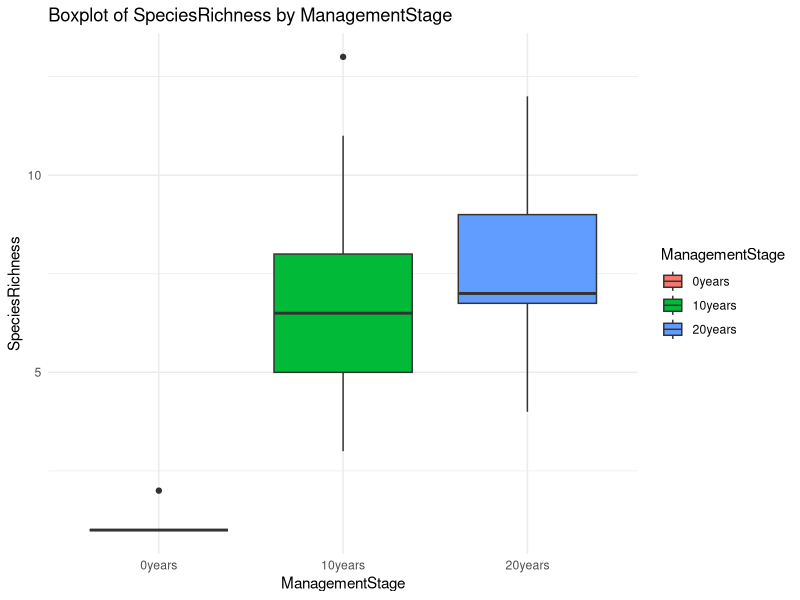
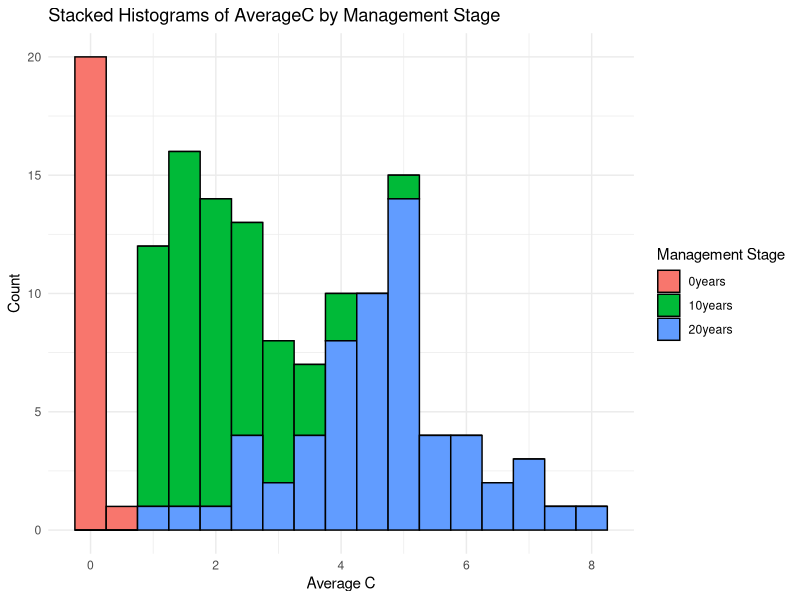
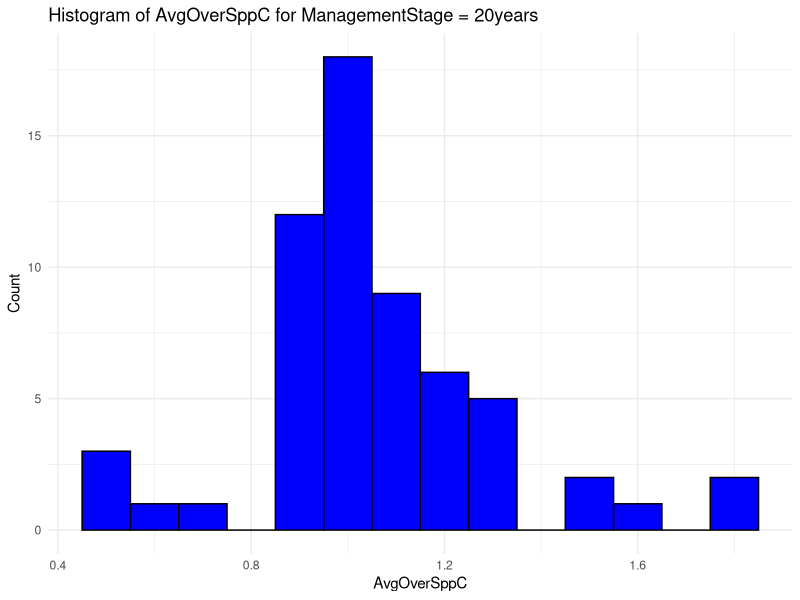
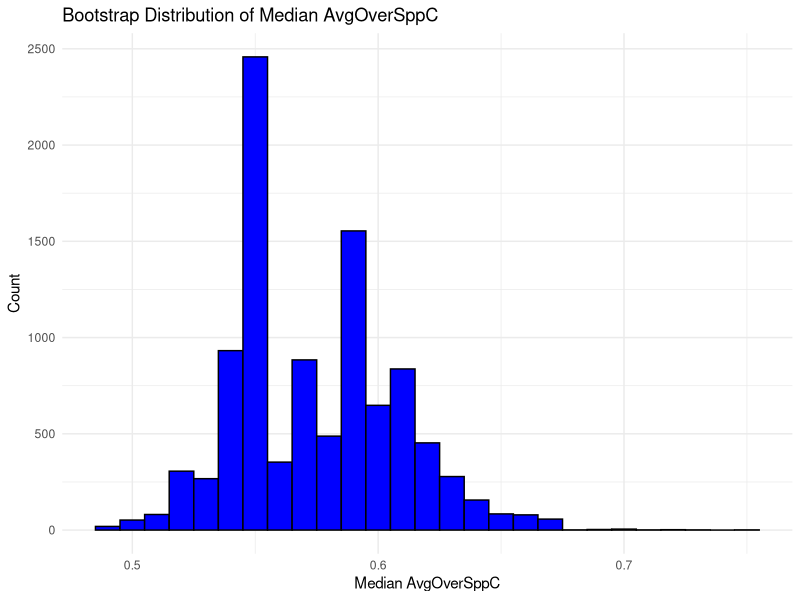
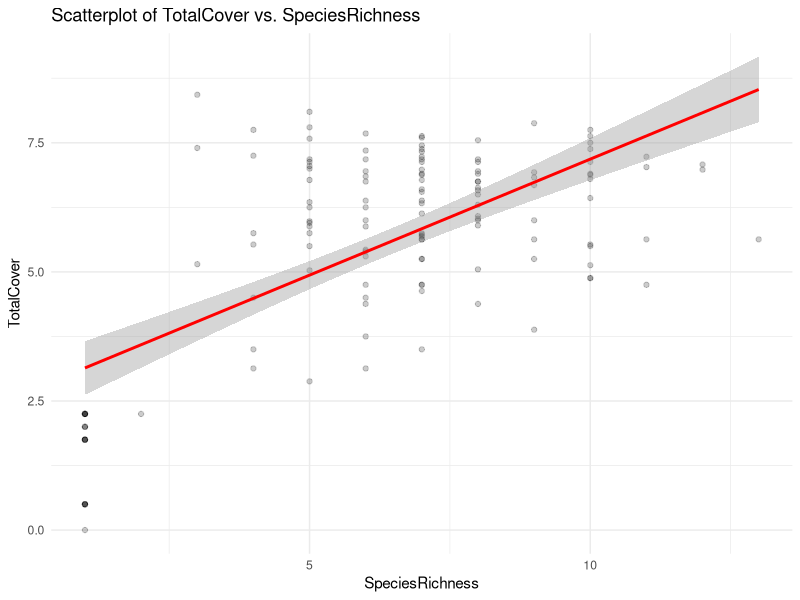
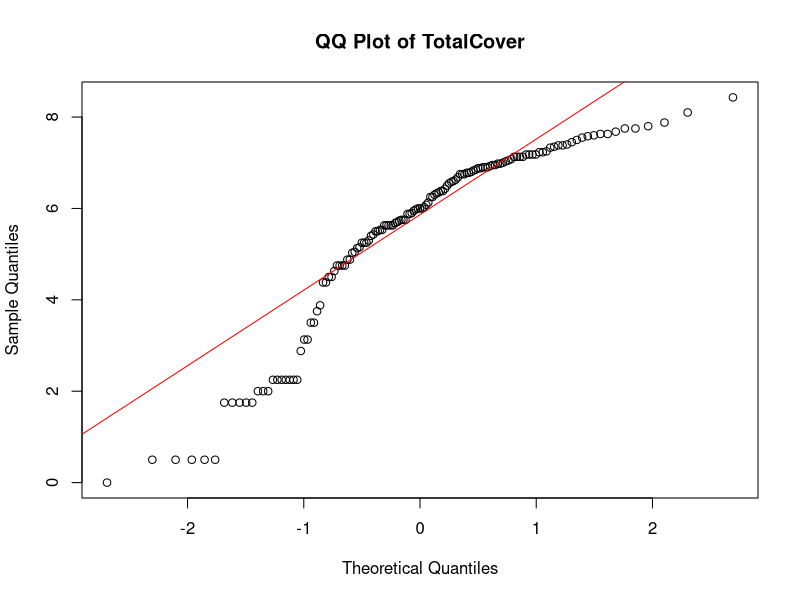
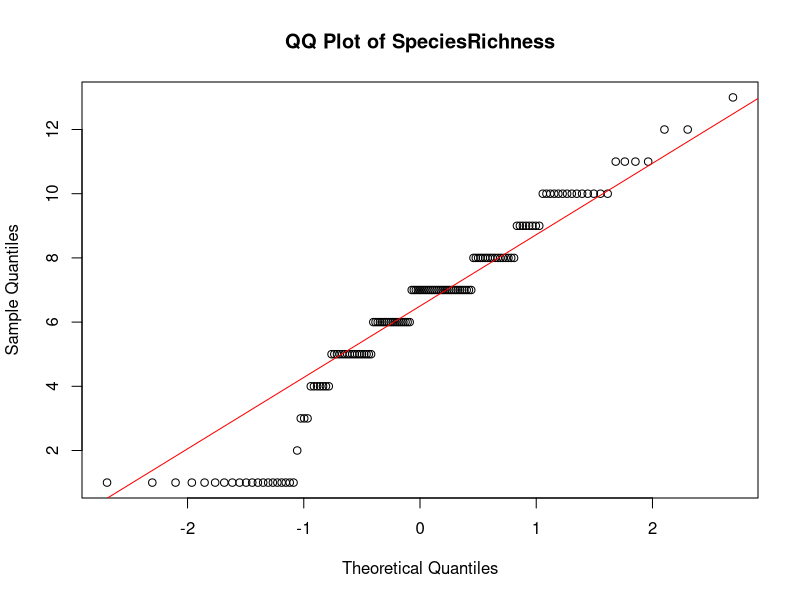

Recreate these plots in R, in order.
## ---- chunk 1
#| echo: FALSE

# load libraries
library(dplyr)
library(tidyverse)
library(here)
library(knitr)

# Load the data
diversity <- read.csv("data/2010FieldEcolDiversity.csv")

## ---- chunk 2
data_display <- ggplot(diversity, aes(x = SpeciesRichness, fill = as.factor(ManagementStage))) +
  geom_histogram(position = "stack", binwidth = 1, color = 'black') +
  labs(
    title = "Stacked Histograms of SpeciesRichness by Management Stage",
    x = "Species Richness",
    y = "Count",
    fill = "Management Stage"
  ) +
  theme_minimal()
## ---- chunk 3
# Calculate descriptive statistics
descriptive_stats <- diversity %>%
  group_by(ManagementStage) %>%
  summarise(
    mean = mean(SpeciesRichness),
    sd = sd(SpeciesRichness),
    cv = sd / mean,
    se = sd / sqrt(n())
  )

kable(descriptive_stats, caption = "Descriptive Statistics")
## ---- chunk 4
ci <- diversity %>%
  group_by(ManagementStage) %>%
  summarise(
    mean = mean(SpeciesRichness),
    se = sd(SpeciesRichness) / sqrt(n()),
    lower_ci = mean - qt(0.975, df = n() - 1) * se,
    upper_ci = mean + qt(0.975, df = n() - 1) * se
  )

ci_table <- kable(ci)

ci_table
## ---- chunk 5
# Hypothesis Testing ----
# Subset data for 10years and 20years
data_10years <- diversity %>%
  filter(ManagementStage == "10years")

data_20years <- diversity %>%
  filter(ManagementStage == "20years")

# Perform two-sample t-test
t_test <- t.test(data_10years$SpeciesRichness, data_20years$SpeciesRichness, var.equal = FALSE)

# Create a data frame for the results
results <- data.frame(
  Statistic = c("t-value", "Degrees of Freedom (df)", "P-value", "95% Confidence Interval", "Mean of 10years (x)", "Mean of 20years (y)"),
  Value = c("-2.4101", "113.19", "0.01756", "(-1.6398293, -0.1601707)", "6.733333", "7.633333")
)

# Generate the HTML table
html_table <- kable(results, format = "html", table.attr = "style='width:50%;'", caption = "Welch Two Sample t-test Results")

# Print the HTML table
html_table
## ---- chunk 6
wilcox_test <- wilcox.test(data_10years$SpeciesRichness, data_20years$SpeciesRichness)

# Extracting W and P-value
W <- wilcox_test$statistic
p_value <- wilcox_test$p.value

# Print W and P-value
cat("Mann-Whitney U-test (Wilcoxon rank sum test) results:\n")
cat("W:", W, "\n")
cat("P-value:", p_value, "\n")
## ---- chunk 7
# Perform ANOVA
anova_results <- aov(SpeciesRichness ~ as.factor(ManagementStage), data = diversity)
summary(anova_results)
## ---- chunk 8
ggplot(diversity, aes(x = ManagementStage, y = SpeciesRichness, fill = ManagementStage)) +
  geom_boxplot() +
  theme_minimal() +
  labs(title = "Boxplot of SpeciesRichness by ManagementStage",
       x = "ManagementStage",
       y = "SpeciesRichness")

## ---- chunk 9
# Perform Tukey HSD test
tukey_results <- TukeyHSD(anova_results)

print(tukey_results)
## ---- chunk 10
# Perform Kruskal-Wallis test
kruskal_test <- kruskal.test(SpeciesRichness ~ as.factor(ManagementStage), data = diversity)

print(kruskal_test)
## ---- chunk 11
# Stacked histograms for AverageC
ggplot(diversity, aes(x = AverageC, fill = as.factor(ManagementStage))) +
  geom_histogram(position = "stack", binwidth = 0.5, color = "black") +
  labs(
    title = "Stacked Histograms of AverageC by Management Stage",
    x = "Average C",
    y = "Count",
    fill = "Management Stage"
  ) +
  theme_minimal()
## ---- chunk 12
means_table <- diversity %>%
  group_by(ManagementStage) %>%
  summarise(
    mean_SpeciesRichness = mean(SpeciesRichness),
    mean_AverageC = mean(AverageC)
  )

kable(means_table)
## ---- chunk 13
# Perform one-sample t-test
one_sample_test <- t.test(data_20years$AvgOverSppC, mu = 1)

print(one_sample_test)
## ---- chunk 14
# Histogram of AvgOverSppC
ggplot(data_20years, aes(x = AvgOverSppC)) +
  geom_histogram(binwidth = 0.1, fill = "blue", color = "black") +
  theme_minimal() +
  labs(title = "Histogram of AvgOverSppC for ManagementStage = 20years",
       x = "AvgOverSppC",
       y = "Count")

## ---- chunk 15
# Function to calculate median AvgOverSppC
bootstrap_median <- function(data, n = 10000) {
  medians <- numeric(n)
  for (i in 1:n) {
    resample <- data[sample(1:nrow(data), replace = TRUE), ]
    resample$AvgOverSppC <- resample$AverageC / resample$SpeciesRichness
    medians[i] <- median(resample$AvgOverSppC, na.rm = TRUE)
  }
  return(medians)
}

# Perform bootstrap
set.seed(05312024)
bootstrap_results <- bootstrap_median(data_20years)

# Plot histogram of bootstrap replicates
ggplot(data.frame(bootstrap_results), aes(x = bootstrap_results)) +
  geom_histogram(binwidth = 0.01, fill = "blue", color = "black") +
  theme_minimal() +
  labs(title = "Bootstrap Distribution of Median AvgOverSppC",
       x = "Median AvgOverSppC",
       y = "Count")

## ---- chunk 16
# Calculate mean, median, and 95% CI
boot_mean <- mean(bootstrap_results)
boot_median <- median(bootstrap_results)
boot_ci <- quantile(bootstrap_results, c(0.025, 0.975))

results <- data.frame(
  Statistic = c("Bootstrapped Mean", "Bootstrapped Median", "95% CI Lower", "95% CI Upper"),
  Value = c(boot_mean, boot_median, boot_ci[1], boot_ci[2])
)

kable(results)

## ---- chunk 17
# Calculate correlation
cor_results <- cor.test(diversity$TotalCover, diversity$SpeciesRichness)

# Correlation results
correlation_results <- data.frame(
  Statistic = c("t-value", "Degrees of Freedom (df)", "P-value", "95% CI Lower", "95% CI Upper", "Correlation Coefficient"),
  Value = c(10.307, 139, "< 2.2e-16", 0.5530542, 0.7426924, 0.6581903)
)

# Create HTML table
kable(correlation_results, format = "html", table.attr = "style='width:50%;'", caption = "Pearson's Product-Moment Correlation Results")
## ---- chunk 18
# Scatterplot of TotalCover vs. SpeciesRichness

ggplot(diversity, aes(x = SpeciesRichness, y = TotalCover)) +
  geom_point(alpha = 0.2) +
  geom_smooth(method = "lm", col = "red") +
  theme_minimal() +
  labs(title = "Scatterplot of TotalCover vs. SpeciesRichness",
       x = "SpeciesRichness",
       y = "TotalCover")

## ---- chunk 19
# QQ plots for TotalCover and SpeciesRichness
qqnorm(diversity$TotalCover, main = "QQ Plot of TotalCover")
qqline(diversity$TotalCover, col = "red")

qqnorm(diversity$SpeciesRichness, main = "QQ Plot of SpeciesRichness")
qqline(diversity$SpeciesRichness, col = "red")

## ---- chunk 20
# Perform Spearman rank correlation
spearman_test <- cor.test(diversity$TotalCover, diversity$SpeciesRichness, method = "spearman")

# Extract Spearman's rho
spearman_rho <- spearman_test$estimate

# Add Spearman's rho to the results table
spearman_results <- data.frame(
  Statistic = c("Spearman's rho"),
  Value = c(spearman_rho)
)

# Combine Pearson and Spearman results
combined_results <- rbind(correlation_results, spearman_results)

# Create HTML table
kable(combined_results, format = "html", table.attr = "style='width:50%;'", caption = "Correlation Results for TotalCover and SpeciesRichness")

